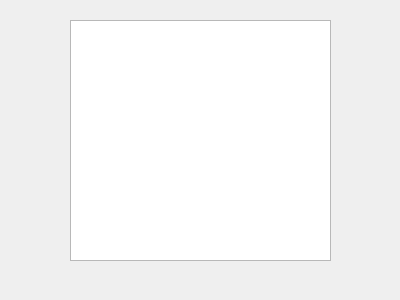
<?xml version="1.0" encoding="UTF-8"?>
<ui version="4.0">
 <class>Dialog</class>
 <widget class="QDialog" name="Dialog">
  <property name="geometry">
   <rect>
    <x>0</x>
    <y>0</y>
    <width>400</width>
    <height>300</height>
   </rect>
  </property>
  <property name="windowTitle">
   <string>Dialog</string>
  </property>
  <widget class="QTextEdit" name="textEdit">
   <property name="geometry">
    <rect>
     <x>70</x>
     <y>20</y>
     <width>261</width>
     <height>241</height>
    </rect>
   </property>
  </widget>
 </widget>
 <resources/>
 <connections/>
</ui>
